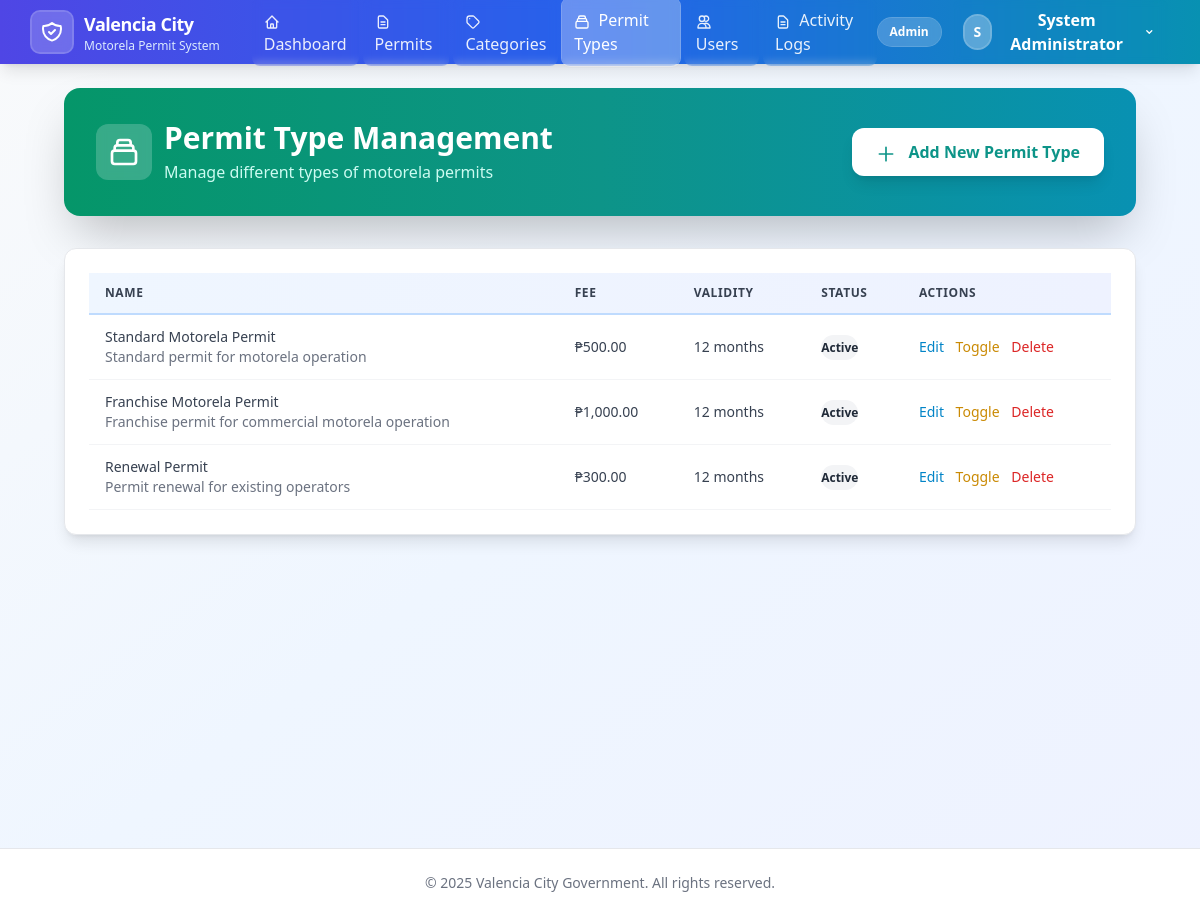
/public/admin/permit_types.php (signed in), run on the app's committed database.
### tables this page shows
CREATE TABLE IF NOT EXISTS permit_types (
    id INT AUTO_INCREMENT PRIMARY KEY,
    name VARCHAR(100) NOT NULL,
    description TEXT,
    requirements TEXT,
    fee DECIMAL(10,2) DEFAULT 0.00,
    validity_months INT DEFAULT 12,
    status ENUM('active', 'inactive') DEFAULT 'active',
    created_at TIMESTAMP DEFAULT CURRENT_TIMESTAMP,
    updated_at TIMESTAMP DEFAULT CURRENT_TIMESTAMP ON UPDATE CURRENT_TIMESTAMP
);

### app/config/db.php (called while the page is built, shortened)
<?php
class Database {
    private static $instance = null;
    private $conn;
    private function connect() {
        try {
            $envFile = __DIR__ . '/../../.env';
            $host = $_ENV['DB_HOST'] ?? 'localhost';
            $dbname = $_ENV['DB_NAME'] ?? 'motorela_permit_db';
            $username = $_ENV['DB_USER'] ?? 'root';
            $password = $_ENV['DB_PASS'] ?? '';
            $this->conn = new PDO(
                "mysql:host=$host;dbname=$dbname;charset=utf8mb4",
                $username,
                $password,
                [
                    PDO::ATTR_ERRMODE => PDO::ERRMODE_EXCEPTION,
                    PDO::ATTR_DEFAULT_FETCH_MODE => PDO::FETCH_ASSOC,
                    PDO::ATTR_EMULATE_PREPARES => false
                ]
            );
        } catch (PDOException $e) {
            die("Database connection failed: " . $e->getMessage());
        }
    }
    public static function getInstance() {
        if (self::$instance === null) {
            self::$instance = new self();
        }
        return self::$instance;
    }
    public function getConnection() {
        return $this->conn;
    }
}

### app/core/model.php (called while the page is built, shortened)
<?php
require_once __DIR__ . '/../config/db.php';
class Model {
    protected $db;
    protected $table;
    public function __construct() {
        $this->db = Database::getInstance()->getConnection();
    }
    public function all() {
        $stmt = $this->db->query("SELECT * FROM {$this->table}");
        return $stmt->fetchAll();
    }
}

### public/admin/permit_types.php (the view, shortened to what this page needs)
<?php
require_once __DIR__ . '/../../app/helpers/helper.php';
$permitTypeModel = new PermitType();
$permitTypes = $permitTypeModel->all();
require_once __DIR__ . '/../../resources/views/layouts/header.php';
?>
<div class="px-4 sm:px-6 lg:px-8 animate-fade-in">
    <div class="bg-gradient-to-r from-emerald-600 via-teal-600 to-cyan-600 rounded-2xl p-8 shadow-2xl mb-8 animate-scale-in">
        <div class="sm:flex sm:items-center sm:justify-between">
            <div>
                <div class="flex items-center space-x-3">
                    <div class="bg-white/20 backdrop-blur-sm p-3 rounded-xl">
                        <svg class="w-8 h-8 text-white" fill="none" stroke="currentColor" viewBox="0 0 24 24">
                            <path stroke-linecap="round" stroke-linejoin="round" stroke-width="2" d="M19 11H5m14 0a2 2 0 012 2v6a2 2 0 01-2 2H5a2 2 0 01-2-2v-6a2 2 0 012-2m14 0V9a2 2 0 00-2-2M5 11V9a2 2 0 012-2m0 0V5a2 2 0 012-2h6a2 2 0 012 2v2M7 7h10" />
                        </svg>
                    </div>
                    <div>
                        <h1 class="text-3xl font-bold text-white">Permit Type Management</h1>
                        <p class="mt-1 text-teal-100">Manage different types of motorela permits</p>
                    </div>
                </div>
            </div>
            <button onclick="openModal('createModal')" class="mt-4 sm:mt-0 bg-white text-teal-600 hover:bg-teal-50 px-6 py-3 rounded-xl font-semibold shadow-lg hover:shadow-xl transition-all duration-200 transform hover:-translate-y-0.5">
                <svg class="w-5 h-5 inline-block mr-2" fill="none" stroke="currentColor" viewBox="0 0 24 24">
                    <path stroke-linecap="round" stroke-linejoin="round" stroke-width="2" d="M12 4v16m8-8H4" />
                </svg>
                Add New Permit Type
            </button>
        </div>
    </div>
    <div class="mt-8 card">
        <div class="overflow-x-auto">
            <table class="table">
                <thead class="table-header">
                    <tr>
                        <th class="px-4 py-3 text-left">Name</th>
                        <th class="px-4 py-3 text-left">Fee</th>
                        <th class="px-4 py-3 text-left">Validity</th>
                        <th class="px-4 py-3 text-left">Status</th>
                        <th class="px-4 py-3 text-left">Actions</th>
                    </tr>
                </thead>
                <tbody>
                    <?php foreach ($permitTypes as $type): ?>
                    <tr class="table-row">
                        <td class="px-4 py-3">
                            <div class="font-medium"><?= escape($type['name']) ?></div>
                            <div class="text-sm text-gray-500"><?= escape($type['description']) ?></div>
                        </td>
                        <td class="px-4 py-3 font-medium"><?= formatMoney($type['fee']) ?></td>
                        <td class="px-4 py-3"><?= $type['validity_months'] ?> months</td>
                        <td class="px-4 py-3"><?= getStatusBadge($type['status']) ?></td>
                        <td class="px-4 py-3 space-x-2">
                            <button onclick='editPermitType(<?= json_encode($type) ?>)' class="text-primary-600 hover:text-primary-900">Edit</button>
                            <a href="?toggle=<?= $type['id'] ?>" class="text-yellow-600 hover:text-yellow-900">Toggle</a>
                            <a href="?delete=<?= $type['id'] ?>" onclick="return confirm('Delete?')" class="text-red-600 hover:text-red-900">Delete</a>
                        </td>
                    </tr>
                    <?php endforeach; ?>
                </tbody>
            </table>
        </div>
    </div>
</div>
<?php require_once __DIR__ . '/../../resources/views/layouts/footer.php'; ?>

### app/helpers/helper.php (shortened to what this page needs)
<?php
function escape($string) {
    return htmlspecialchars($string, ENT_QUOTES, 'UTF-8');
}
function formatMoney($amount) {
    return '₱' . number_format($amount, 2);
}
function getStatusBadge($status) {
    $badges = [
        'pending' => '<span class="inline-flex items-center px-2.5 py-1 text-xs font-semibold rounded-full bg-yellow-100 text-yellow-800 border border-yellow-200">Pending</span>',
        'approved' => '<span class="inline-flex items-center px-2.5 py-1 text-xs font-semibold rounded-full bg-green-100 text-green-800 border border-green-200">Approved</span>',
        'rejected' => '<span class="inline-flex items-center px-2.5 py-1 text-xs font-semibold rounded-full bg-red-100 text-red-800 border border-red-200">Rejected</span>',
        'expired' => '<span class="inline-flex items-center px-2.5 py-1 text-xs font-semibold rounded-full bg-gray-100 text-gray-800 border border-gray-200">Expired</span>',
        'active' => '<span class="inline-flex items-center px-2.5 py-1 text-xs font-semibold rounded-full bg-green-100 text-green-800 border border-green-200">Active</span>',
        'inactive' => '<span class="inline-flex items-center px-2.5 py-1 text-xs font-semibold rounded-full bg-gray-100 text-gray-800 border border-gray-200">Inactive</span>',
        'paid' => '<span class="inline-flex items-center px-2.5 py-1 text-xs font-semibold rounded-full bg-green-100 text-green-800 border border-green-200">Paid</span>',
        'unpaid' => '<span class="inline-flex items-center px-2.5 py-1 text-xs font-semibold rounded-full bg-red-100 text-red-800 border border-red-200">Unpaid</span>',
        'partial' => '<span class="inline-flex items-center px-2.5 py-1 text-xs font-semibold rounded-full bg-yellow-100 text-yellow-800 border border-yellow-200">Partial</span>',
    ];
    return $badges[$status] ?? '<span class="px-2.5 py-1 text-xs font-semibold rounded-full bg-gray-100 text-gray-800">' . ucfirst($status) . '</span>';
}

### data on the page
permit_types: name "Standard Motorela Permit", description "Standard permit for motorela operation", fee "₱500.00", validity_months "12", status "Active"
permit_types: name "Franchise Motorela Permit", description "Franchise permit for commercial motorela operation", fee "₱1,000.00", validity_months "12", status "Active"
permit_types: name "Renewal Permit", description "Permit renewal for existing operators", fee "₱300.00", validity_months "12", status "Active"

### other printed values
Session::getUserRole() "Admin"
substr(Session::getUserName(), 0, 1) "S"
Session::getUserName() "System Administrator"
